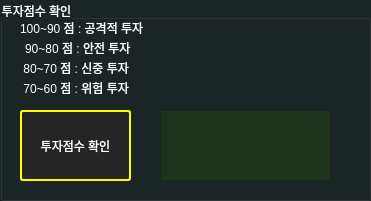
   <widget class="QGroupBox" name="groupBox_11">
    <property name="geometry">
     <rect>
      <x>680</x>
      <y>560</y>
      <width>371</width>
      <height>201</height>
     </rect>
    </property>
    <property name="styleSheet">
     <string notr="true">color: black;
background-color: rgb(27, 37, 38);
color: rgb(255, 255, 255);
font: 10pt &quot;맑은고딕&quot;;</string>
    </property>
    <property name="title">
     <string>투자점수 확인</string>
    </property>
    <widget class="QPushButton" name="Tuja_guide">
     <property name="geometry">
      <rect>
       <x>20</x>
       <y>110</y>
       <width>111</width>
       <height>71</height>
      </rect>
     </property>
     <property name="styleSheet">
      <string notr="true">color: black;
background-color: rgb(37, 37, 38);
color: rgb(255, 255, 255);
font: 10pt &quot;맑은고딕&quot;;
border-style: solid;
border-width: 2px;
border-color: #FFFF00;
border-radius: 3px</string>
     </property>
     <property name="text">
      <string>투자점수 확인</string>
     </property>
    </widget>
    <widget class="QTextEdit" name="total">
     <property name="geometry">
      <rect>
       <x>160</x>
       <y>110</y>
       <width>171</width>
       <height>71</height>
      </rect>
     </property>
     <property name="styleSheet">
      <string notr="true">color: black;
background-color: rgb(30, 50, 30);
color: rgb(255, 255, 255);
font: 20pt &quot;맑은고딕&quot;;</string>
     </property>
     <property name="lineWidth">
      <number>-3</number>
     </property>
    </widget>
    <widget class="QLabel" name="label_15">
     <property name="geometry">
      <rect>
       <x>25</x>
       <y>40</y>
       <width>301</width>
       <height>16</height>
      </rect>
     </property>
     <property name="text">
      <string>90~80 점 : 안전 투자</string>
     </property>
    </widget>
    <widget class="QLabel" name="label_16">
     <property name="geometry">
      <rect>
       <x>20</x>
       <y>60</y>
       <width>301</width>
       <height>16</height>
      </rect>
     </property>
     <property name="text">
      <string> 80~70 점 : 신중 투자</string>
     </property>
    </widget>
    <widget class="QLabel" name="label_17">
     <property name="geometry">
      <rect>
       <x>20</x>
       <y>80</y>
       <width>301</width>
       <height>16</height>
      </rect>
     </property>
     <property name="text">
      <string> 70~60 점 : 위험 투자</string>
     </property>
    </widget>
    <widget class="QLabel" name="label_18">
     <property name="geometry">
      <rect>
       <x>20</x>
       <y>20</y>
       <width>301</width>
       <height>16</height>
      </rect>
     </property>
     <property name="text">
      <string>100~90 점 : 공격적 투자</string>
     </property>
    </widget>
   </widget>
